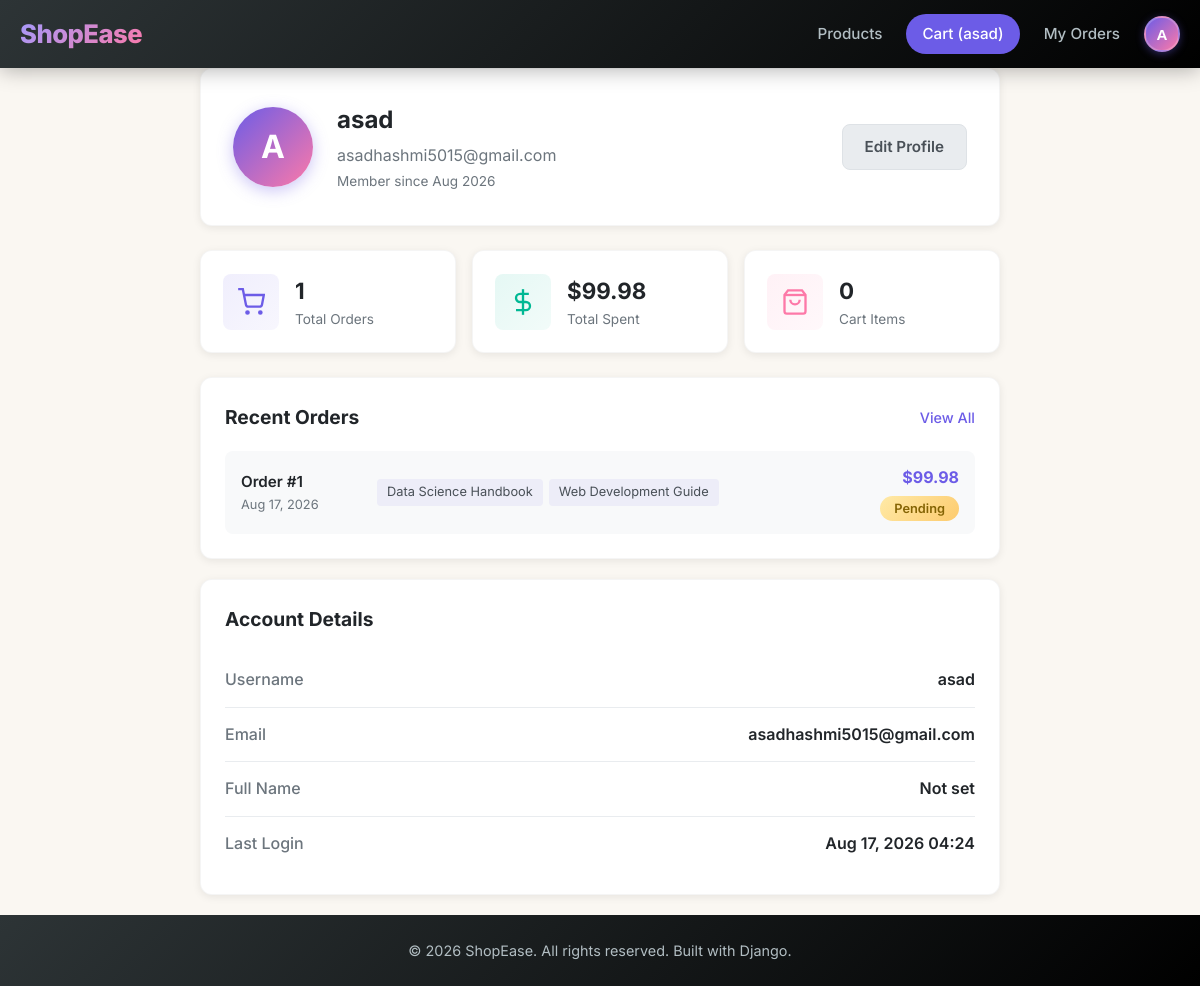
/accounts/profile/ (signed in), run on the app's committed database.
### orders/models.py (models this page shows, shortened)
class Order(models.Model):
    STATUS_CHOICES = [
        ('pending', 'Pending'),
        ('processing', 'Processing'),
        ('shipped', 'Shipped'),
        ('delivered', 'Delivered'),
        ('cancelled', 'Cancelled'),
    ]
    user = models.ForeignKey(User, on_delete=models.CASCADE, related_name='orders')
    full_name = models.CharField(max_length=200)
    email = models.EmailField()
    address = models.TextField()
    city = models.CharField(max_length=100)
    postal_code = models.CharField(max_length=20)
    phone = models.CharField(max_length=20)
    status = models.CharField(max_length=20, choices=STATUS_CHOICES, default='pending')
    total = models.DecimalField(max_digits=10, decimal_places=2)
    created = models.DateTimeField(auto_now_add=True)
    updated = models.DateTimeField(auto_now=True)
    class Meta:
        ordering = ['-created']

class OrderItem(models.Model):
    order = models.ForeignKey(Order, on_delete=models.CASCADE, related_name='items')
    product = models.ForeignKey(Product, on_delete=models.CASCADE)
    price = models.DecimalField(max_digits=10, decimal_places=2)
    quantity = models.PositiveIntegerField(default=1)

### products/models.py (models this page shows, shortened)
class Product(models.Model):
    category = models.ForeignKey(Category, on_delete=models.CASCADE, related_name='products')
    name = models.CharField(max_length=200)
    slug = models.SlugField(unique=True)
    description = models.TextField()
    price = models.DecimalField(max_digits=10, decimal_places=2)
    image = models.ImageField(upload_to='products/', blank=True, null=True)
    stock = models.PositiveIntegerField(default=0)
    available = models.BooleanField(default=True)
    created = models.DateTimeField(auto_now_add=True)
    updated = models.DateTimeField(auto_now=True)
    class Meta:
        ordering = ['-created']

### accounts/views.py (the view)
# urls.py: path('profile/', views.profile, name='profile'),
@login_required
def profile(request):
    user = request.user
    orders = Order.objects.filter(user=user)
    total_spent = sum(order.total for order in orders)
    order_count = orders.count()
    cart, _ = Cart.objects.get_or_create(user=user)
    cart_items = cart.item_count
    context = {
        'profile_user': user,
        'orders': orders[:5],
        'total_spent': total_spent,
        'order_count': order_count,
        'cart_items': cart_items,
    }
    return render(request, 'accounts/profile.html', context)

### cart/models.py (called while the page is built)
    @property
    def item_count(self):
        return sum(item.quantity for item in self.items.all())

### templates/accounts/profile.html (shortened to what this page needs)
{% extends 'base.html' %}
{% block content %}
<div class="profile-page">
    <div class="profile-header">
        <div class="profile-avatar">
            <span>{{ profile_user.username|first|upper }}</span>
        </div>
        <div class="profile-info">
            <h1>{% if profile_user.first_name %}{{ profile_user.first_name }} {{ profile_user.last_name }}{% else %}{{ profile_user.username }}{% endif %}</h1>
            <p class="profile-email">{{ profile_user.email }}</p>
            <p class="profile-joined">Member since {{ profile_user.date_joined|date:"M Y" }}</p>
        </div>
        <a href="{% url 'edit_profile' %}" class="btn btn-secondary">Edit Profile</a>
    </div>
    <div class="profile-stats">
        <div class="stat-card">
            <div class="stat-icon">
                <svg width="28" height="28" viewBox="0 0 24 24" fill="none" stroke="currentColor" stroke-width="2"><circle cx="9" cy="21" r="1"/><circle cx="20" cy="21" r="1"/><path d="M1 1h4l2.68 13.39a2 2 0 002 1.61h9.72a2 2 0 002-1.61L23 6H6"/></svg>
            </div>
            <div class="stat-content">
                <span class="stat-number">{{ order_count }}</span>
                <span class="stat-label">Total Orders</span>
            </div>
        </div>
        <div class="stat-card">
            <div class="stat-icon money">
                <svg width="28" height="28" viewBox="0 0 24 24" fill="none" stroke="currentColor" stroke-width="2"><line x1="12" y1="1" x2="12" y2="23"/><path d="M17 5H9.5a3.5 3.5 0 000 7h5a3.5 3.5 0 010 7H6"/></svg>
            </div>
            <div class="stat-content">
                <span class="stat-number">${{ total_spent|floatformat:2 }}</span>
                <span class="stat-label">Total Spent</span>
            </div>
        </div>
        <div class="stat-card">
            <div class="stat-icon cart">
                <svg width="28" height="28" viewBox="0 0 24 24" fill="none" stroke="currentColor" stroke-width="2"><path d="M6 2L3 6v14a2 2 0 002 2h14a2 2 0 002-2V6l-3-4z"/><line x1="3" y1="6" x2="21" y2="6"/><path d="M16 10a4 4 0 01-8 0"/></svg>
            </div>
            <div class="stat-content">
                <span class="stat-number">{{ cart_items }}</span>
                <span class="stat-label">Cart Items</span>
            </div>
        </div>
    </div>
    <div class="profile-section">
        <div class="section-header">
            <h2>Recent Orders</h2>
            {% if orders %}
            <a href="{% url 'order_history' %}" class="view-all">View All</a>
            {% endif %}
        </div>
        {% if orders %}
        <div class="recent-orders">
            {% for order in orders %}
            <div class="recent-order-card">
                <div class="recent-order-left">
                    <span class="recent-order-id">Order #{{ order.id }}</span>
                    <span class="recent-order-date">{{ order.created|date:"M d, Y" }}</span>
                </div>
                <div class="recent-order-middle">
                    {% for item in order.items.all %}
                    <span class="recent-order-item">{{ item.product.name }}</span>
                    {% endfor %}
                </div>
                <div class="recent-order-right">
                    <span class="recent-order-total">${{ order.total }}</span>
                    <span class="order-status status-{{ order.status }}">{{ order.get_status_display }}</span>
                </div>
            </div>
            {% endfor %}
        </div>
        {% else %}
        <div class="no-orders">
            <p>No orders yet. <a href="{% url 'product_list' %}">Start shopping!</a></p>
        </div>
        {% endif %}
    </div>
    <div class="profile-section">
        <h2>Account Details</h2>
        <div class="account-details">
            <div class="detail-row">
                <span class="detail-label">Username</span>
                <span class="detail-value">{{ profile_user.username }}</span>
            </div>
            <div class="detail-row">
                <span class="detail-label">Email</span>
                <span class="detail-value">{{ profile_user.email }}</span>
            </div>
            <div class="detail-row">
                <span class="detail-label">Full Name</span>
                <span class="detail-value">{% if profile_user.first_name %}{{ profile_user.first_name }} {{ profile_user.last_name }}{% else %}Not set{% endif %}</span>
            </div>
            <div class="detail-row">
                <span class="detail-label">Last Login</span>
                <span class="detail-value">{{ profile_user.last_login|date:"M d, Y H:i" }}</span>
            </div>
        </div>
    </div>
</div>
{% endblock %}

### templates/base.html (shortened to what this page needs)
<!DOCTYPE html>
<html lang="en">
<head>
    <link rel="stylesheet" href="/static/css/style.css">
</head>
<body>
    <nav class="navbar">
        <div class="nav-container">
            <a href="{% url 'product_list' %}" class="logo">ShopEase</a>
            <div class="nav-links">
                <a href="{% url 'product_list' %}">Products</a>
                <a href="{% url 'cart_detail' %}" class="cart-link">
                    Cart (<span id="cart-count">{{ request.user|default_if_none:"" }}</span>)
                </a>
                {% if user.is_authenticated %}
                    <a href="{% url 'order_history' %}">My Orders</a>
                    <div class="profile-dropdown">
                        <button class="profile-icon-btn">
                            <span class="profile-avatar-sm">{{ user.username|first|upper }}</span>
                        </button>
                    </div>
                {% else %}
                    <a href="{% url 'login' %}">Login</a>
                    <a href="{% url 'register' %}">Register</a>
                {% endif %}
            </div>
        </div>
    </nav>
    <main class="container">
        {% block content %}{% endblock %}
    </main>
    <footer class="footer">
        <div class="container">
            <p>&copy; 2026 ShopEase. All rights reserved. Built with Django.</p>
        </div>
    </footer>
</body>
</html>

### templates/base.html (style rules this page uses)
body { font-family: 'Inter', sans-serif; }

### data on the page
Order: id "1", created "Aug 17, 2026", total "99.98", status "Pending"
OrderItem: product.name "Data Science Handbook"
OrderItem: product.name "Web Development Guide"

### other printed values
{{ request.user|default_if_none:"" }} "asad"
{{ user.username|first|upper }} "A"
{{ profile_user.username|first|upper }} "A"
{{ profile_user.username }} "asad"
{{ profile_user.email }} "asadhashmi5015@gmail.com"
{{ profile_user.date_joined|date:"M Y" }} "Aug 2026"
{{ order_count }} "1"
{{ total_spent|floatformat:2 }} "99.98"
{{ cart_items }} "0"
{{ profile_user.last_login|date:"M d, Y H:i" }} "Aug 17, 2026 04:24"
